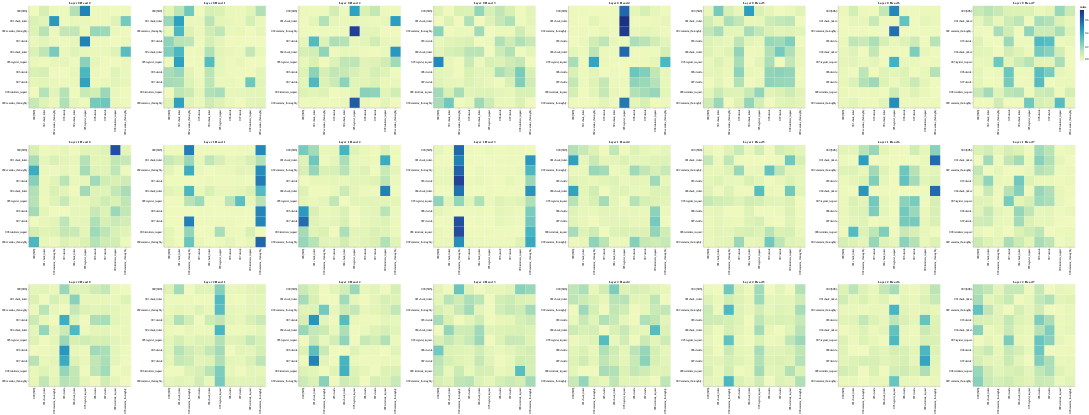

The notebook cell saved with this chart:
### Code cell
layers = [0, 1, 2]
heads = [0, 1, 2, 3, 4, 5, 6, 7]

# Encoder Self-Attention
get_all_attention_maps("encoder", layers, heads, encoder_input_tokens, encoder_input_tokens, min(20, sentence_len))
